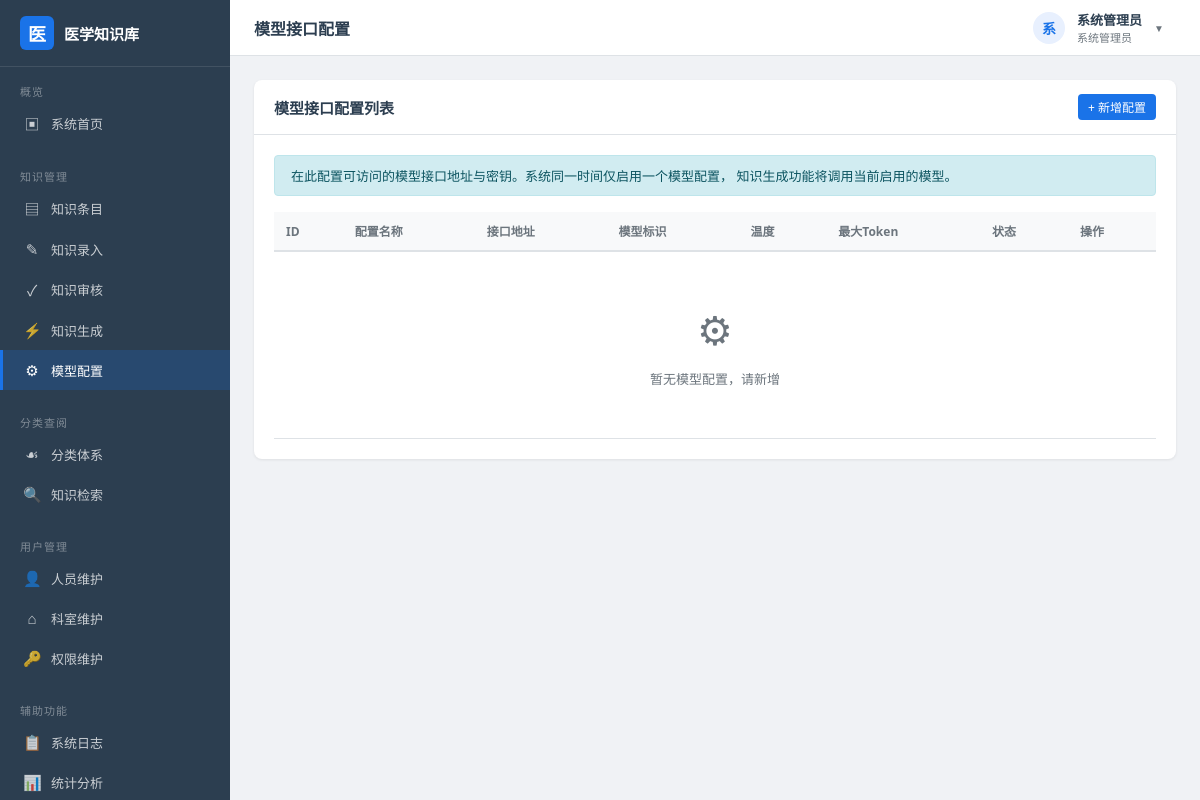
/model/config (signed in), run on an earlier commit of the app's database.
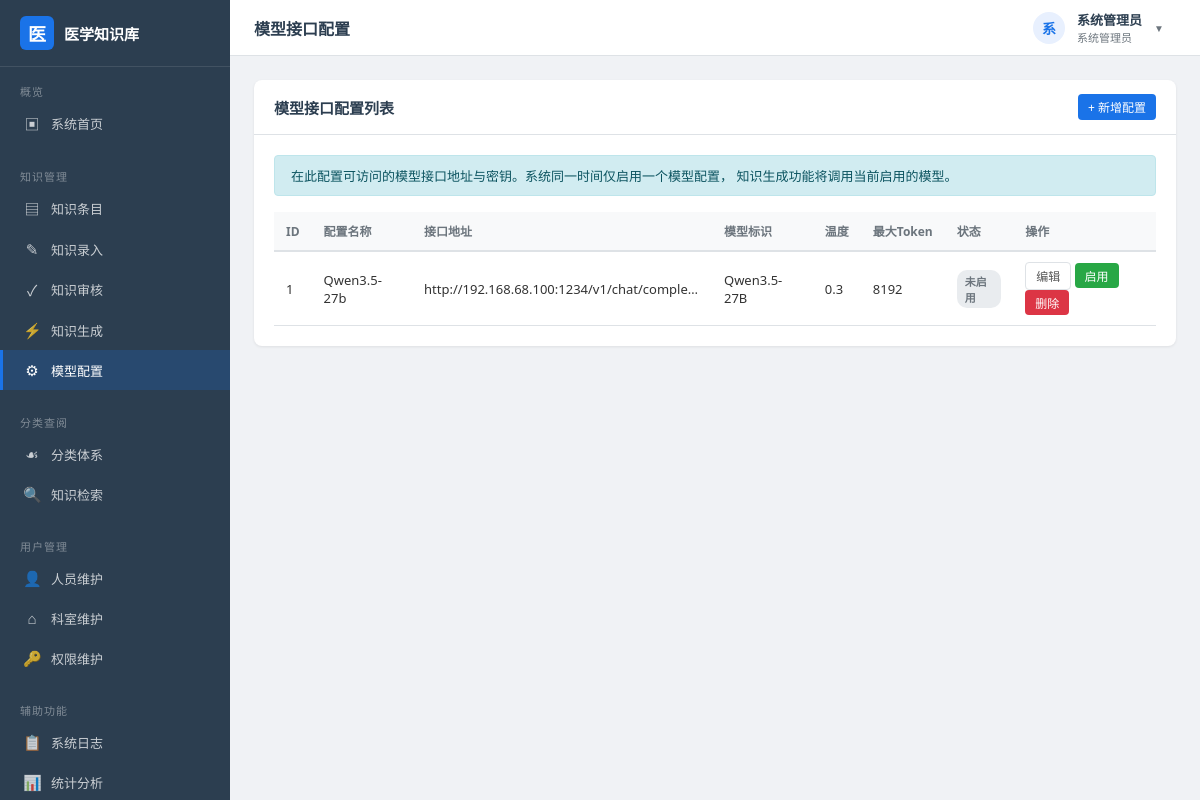
And on a later commit of the database.
### models.py (models this page shows, shortened)
class User(db.Model):
    __tablename__ = "user"
    id = db.Column(db.Integer, primary_key=True, autoincrement=True)
    username = db.Column(db.String(50), unique=True, nullable=False, comment="登录账号")
    real_name = db.Column(db.String(50), nullable=False, comment="真实姓名")
    password_hash = db.Column(db.String(128), nullable=False, comment="口令哈希")
    email = db.Column(db.String(120), default="", comment="电子邮箱")
    phone = db.Column(db.String(20), default="", comment="联系电话")
    department_id = db.Column(db.Integer, db.ForeignKey("department.id"), nullable=True)
    role_id = db.Column(db.Integer, db.ForeignKey("role.id"), nullable=True)
    status = db.Column(db.String(10), default="active", comment="active/disabled")
    failed_attempts = db.Column(db.Integer, default=0, comment="密码错误次数")
    lock_time = db.Column(db.DateTime, nullable=True, comment="账号锁定时间")
    last_login = db.Column(db.DateTime, nullable=True)
    created_at = db.Column(db.DateTime, default=datetime.now)

class Role(db.Model):
    __tablename__ = "role"
    id = db.Column(db.Integer, primary_key=True, autoincrement=True)
    name = db.Column(db.String(50), unique=True, nullable=False, comment="角色名称")
    code = db.Column(db.String(30), unique=True, nullable=False, comment="角色编码")
    permissions = db.Column(db.Text, default="", comment="权限列表，逗号分隔")
    remark = db.Column(db.String(200), default="")
    created_at = db.Column(db.DateTime, default=datetime.now)
    users = db.relationship("User", backref="role", lazy="dynamic")
    def has_permission(self, perm_code: str) -> bool:
        if not self.permissions:
            return False
        return perm_code in self.permissions.split(",")

class ModelConfig(db.Model):
    __tablename__ = "model_config"
    id = db.Column(db.Integer, primary_key=True, autoincrement=True)
    name = db.Column(db.String(80), nullable=False, comment="配置名称")
    api_url = db.Column(db.String(500), nullable=False, comment="接口地址")
    api_key = db.Column(db.String(300), default="", comment="密钥")
    model_name = db.Column(db.String(100), nullable=False, comment="模型标识")
    temperature = db.Column(db.Float, default=0.3, comment="生成温度")
    max_tokens = db.Column(db.Integer, default=2048, comment="最大返回token")
    is_active = db.Column(db.Boolean, default=False, comment="当前是否启用")
    created_at = db.Column(db.DateTime, default=datetime.now)

### app.py (the view)
    @app.route("/model/config")
    @login_required
    @permission_required("model_config")
    def model_config_list():
        configs = ModelConfig.query.order_by(ModelConfig.id).all()
        return render_template("knowledge/model_config.html", configs=configs)

### app.py (called while the page is built)
def register_before_handlers(app: Flask):
    @app.before_request
    def _load_current_user():
        uid = session.get("uid")
        g.current_user = None
        if uid:
            g.current_user = User.query.get(uid)
    @app.context_processor
    def _inject_globals():
        return {
            "current_user": g.current_user,
            "current_year": datetime.now().year,
        }

def login_required(func):
    @wraps(func)
    def wrapper(*args, **kwargs):
        if not g.current_user:
            flash("请先登录系统", "warning")
            return redirect(url_for("login", next=request.full_path))
        return func(*args, **kwargs)
    return wrapper

def permission_required(perm_code: str):
    def decorator(func):
        @wraps(func)
        def wrapper(*args, **kwargs):
            user = g.current_user
            if not user or not user.role:
                abort(403)
            if not user.role.has_permission(perm_code) and user.role.code != "admin":
                flash("您没有该功能的操作权限", "danger")
                return redirect(url_for("dashboard"))
            return func(*args, **kwargs)
        return wrapper
    return decorator

### templates/knowledge/model_config.html (shortened to what this page needs)
{% extends "layout.html" %}
{% block page_title %}模型接口配置{% endblock %}
{% block content %}
<div class="card">
    <div class="card-header">
        <h3>模型接口配置列表</h3>
        <a href="{{ url_for('model_config_create') }}" class="btn btn-primary btn-sm">+ 新增配置</a>
    </div>
    <div class="card-body">
        <div class="flash flash-info" style="margin-bottom:16px;">
            在此配置可访问的模型接口地址与密钥。系统同一时间仅启用一个模型配置，
            知识生成功能将调用当前启用的模型。
        </div>
        <table class="data-table">
            <thead>
                <tr>
                    <th>ID</th>
                    <th>配置名称</th>
                    <th>接口地址</th>
                    <th>模型标识</th>
                    <th>温度</th>
                    <th>最大Token</th>
                    <th>状态</th>
                    <th>操作</th>
                </tr>
            </thead>
            <tbody>
                {% for c in configs %}
                <tr>
                    <td>{{ c.id }}</td>
                    <td>{{ c.name }}</td>
                    <td style="max-width:300px; overflow:hidden; text-overflow:ellipsis;">{{ c.api_url }}</td>
                    <td>{{ c.model_name }}</td>
                    <td>{{ c.temperature }}</td>
                    <td>{{ c.max_tokens }}</td>
                    <td>
                        {% if c.is_active %}
                            <span class="badge badge-published">已启用</span>
                        {% else %}
                            <span class="badge badge-draft">未启用</span>
                        {% endif %}
                    </td>
                    <td>
                        <a href="{{ url_for('model_config_edit', cid=c.id) }}" class="btn btn-default btn-sm">编辑</a>
                        {% if not c.is_active %}
                        <form method="POST" action="{{ url_for('model_config_activate', cid=c.id) }}" style="display:inline;">
                            <button type="submit" class="btn btn-success btn-sm">启用</button>
                        </form>
                        {% endif %}
                        <form method="POST" action="{{ url_for('model_config_delete', cid=c.id) }}" style="display:inline;">
                            <button type="submit" class="btn btn-danger btn-sm btn-delete">删除</button>
                        </form>
                    </td>
                </tr>
                {% endfor %}
                {% if not configs %}
                <tr><td colspan="8"><div class="empty-state"><div class="icon">⚙</div>暂无模型配置，请新增</div></td></tr>
                {% endif %}
            </tbody>
        </table>
    </div>
</div>
{% endblock %}

### templates/layout.html (shortened to what this page needs)
<!DOCTYPE html>
<html lang="zh-CN">
<head>
    <link rel="stylesheet" href="{{ url_for('static', filename='css/style.css') }}">
</head>
<body>
<div class="app-layout">
    <aside class="sidebar">
        <div class="sidebar-header">
            <div class="icon">医</div>
            <span>医学知识库</span>
        </div>
        <nav class="nav-section">
            <div class="nav-section-title">概览</div>
            <a href="{{ url_for('dashboard') }}" class="nav-item" onclick="navigate(event, this)">
                <span class="nav-icon">▣</span> 系统首页
            </a>
        </nav>
        <nav class="nav-section">
            <div class="nav-section-title">知识管理</div>
            <a href="{{ url_for('knowledge_list') }}" class="nav-item" onclick="navigate(event, this)">
                <span class="nav-icon">▤</span> 知识条目
            </a>
            <a href="{{ url_for('knowledge_create') }}" class="nav-item" onclick="navigate(event, this)">
                <span class="nav-icon">✎</span> 知识录入
            </a>
            <a href="{{ url_for('knowledge_review_list') }}" class="nav-item" onclick="navigate(event, this)">
                <span class="nav-icon">✓</span> 知识审核
            </a>
            <a href="{{ url_for('knowledge_generate') }}" class="nav-item" onclick="navigate(event, this)">
                <span class="nav-icon">⚡</span> 知识生成
            </a>
            <a href="{{ url_for('model_config_list') }}" class="nav-item" onclick="navigate(event, this)">
                <span class="nav-icon">⚙</span> 模型配置
            </a>
        </nav>
        <nav class="nav-section">
            <div class="nav-section-title">分类查阅</div>
            <a href="{{ url_for('category_tree') }}" class="nav-item" onclick="navigate(event, this)">
                <span class="nav-icon">☙</span> 分类体系
            </a>
            <a href="{{ url_for('search') }}" class="nav-item" onclick="navigate(event, this)">
                <span class="nav-icon">🔍</span> 知识检索
            </a>
        </nav>
        <nav class="nav-section">
            <div class="nav-section-title">用户管理</div>
            <a href="{{ url_for('user_list') }}" class="nav-item" onclick="navigate(event, this)">
                <span class="nav-icon">👤</span> 人员维护
            </a>
            <a href="{{ url_for('dept_list') }}" class="nav-item" onclick="navigate(event, this)">
                <span class="nav-icon">⌂</span> 科室维护
            </a>
            <a href="{{ url_for('role_list') }}" class="nav-item" onclick="navigate(event, this)">
                <span class="nav-icon">🔑</span> 权限维护
            </a>
        </nav>
        <nav class="nav-section">
            <div class="nav-section-title">辅助功能</div>
            <a href="{{ url_for('log_list') }}" class="nav-item" onclick="navigate(event, this)">
                <span class="nav-icon">📋</span> 系统日志
            </a>
            <a href="{{ url_for('statistics') }}" class="nav-item" onclick="navigate(event, this)">
                <span class="nav-icon">📊</span> 统计分析
            </a>
        </nav>
    </aside>
    <div class="main-area">
        <header class="topbar">
            <div class="topbar-title">{% block page_title %}系统首页{% endblock %}</div>
            <div class="topbar-user">
                <div class="user-dropdown" id="user-dropdown">
                    <div class="dropdown-trigger">
                        <div class="avatar">{{ current_user.real_name[0] if current_user else '?' }}</div>
                        <div class="info">
                            <div class="name">{{ current_user.real_name if current_user else '' }}</div>
                            <div class="role">{{ current_user.role.name if current_user and current_user.role else '' }}</div>
                        </div>
                        <span class="dropdown-arrow">▼</span>
                    </div>
                </div>
            </div>
        </header>
        <main class="content-area">
            {% block content %}{% endblock %}
        </main>
    </div>
</div>
</body>
</html>

### static/css/style.css (style rules this page uses)
:root { --primary: #1a73e8; --primary-dark: #1557b0; --primary-light: #e8f0fe; --success: #28a745; --warning: #ffc107; --danger: #dc3545; --info: #17a2b8; --dark: #2c3e50; --gray: #6c757d; --light: #f8f9fa; --border: #dee2e6; --sidebar-width: 230px; --header-height: 56px; }
* { margin: 0; padding: 0; box-sizing: border-box; }
body { font-family: "Microsoft YaHei", "PingFang SC", "Segoe UI", Arial, sans-serif; background: #f0f2f5; color: #333; font-size: 14px; }
a { color: var(--primary); text-decoration: none; }
.app-layout { display: flex; min-height: 100vh; }
.sidebar { width: var(--sidebar-width); background: var(--dark); color: #fff; position: fixed; top: 0; left: 0; bottom: 0; overflow-y: auto; z-index: 1000; }
.sidebar-header { padding: 16px 20px; border-bottom: 1px solid rgba(255,255,255,0.1); display: flex; align-items: center; gap: 10px; }
.sidebar-header .icon { width: 34px; height: 34px; background: var(--primary); border-radius: 6px; display: flex; align-items: center; justify-content: center; font-size: 18px; font-weight: bold; }
.sidebar-header span { font-size: 15px; font-weight: 600; }
.nav-section { padding: 8px 0; }
.nav-section-title { padding: 8px 20px 4px; font-size: 11px; color: rgba(255,255,255,0.4); text-transform: uppercase; letter-spacing: 1px; }
.nav-item { display: flex; align-items: center; gap: 10px; padding: 10px 20px; color: rgba(255,255,255,0.75); font-size: 13px; transition: all 0.2s; border-left: 3px solid transparent; }
.nav-item.active { background: rgba(26,115,232,0.2); border-left-color: var(--primary); color: #fff; }
.nav-icon { width: 18px; text-align: center; font-size: 15px; }
.main-area { margin-left: var(--sidebar-width); flex: 1; display: flex; flex-direction: column; }
.topbar { height: var(--header-height); background: #fff; border-bottom: 1px solid var(--border); display: flex; align-items: center; justify-content: space-between; padding: 0 24px; position: sticky; top: 0; z-index: 999; }
.topbar-title { font-size: 16px; font-weight: 600; color: var(--dark); }
.topbar-user { display: flex; align-items: center; gap: 12px; }
.topbar-user .avatar { width: 32px; height: 32px; background: var(--primary-light); color: var(--primary); border-radius: 50%; display: flex; align-items: center; justify-content: center; font-weight: 600; font-size: 14px; }
.topbar-user .info { font-size: 13px; }
.topbar-user .info .name { font-weight: 600; color: var(--dark); }
.topbar-user .info .role { font-size: 11px; color: var(--gray); }
.content-area { padding: 24px; flex: 1; }
.card { background: #fff; border-radius: 8px; box-shadow: 0 1px 3px rgba(0,0,0,0.08); margin-bottom: 20px; }
.card-header { padding: 14px 20px; border-bottom: 1px solid var(--border); display: flex; align-items: center; justify-content: space-between; }
.card-header h3 { font-size: 15px; font-weight: 600; color: var(--dark); }
.card-body { padding: 20px; }
.data-table { width: 100%; border-collapse: collapse; }
.data-table th { text-align: left; padding: 10px 12px; background: var(--light); font-size: 12px; font-weight: 600; color: var(--gray); border-bottom: 2px solid var(--border); white-space: nowrap; }
.data-table td { padding: 10px 12px; border-bottom: 1px solid var(--border); font-size: 13px; }
.btn { display: inline-flex; align-items: center; gap: 4px; padding: 7px 16px; border: none; border-radius: 4px; font-size: 13px; font-weight: 500; cursor: pointer; transition: all 0.2s; text-decoration: none; }
.btn-primary { background: var(--primary); color: #fff; }
.btn-success { background: var(--success); color: #fff; }
.btn-danger { background: var(--danger); color: #fff; }
.btn-default { background: #fff; color: #555; border: 1px solid var(--border); }
.btn-sm { padding: 4px 10px; font-size: 12px; }
.badge { display: inline-block; padding: 3px 8px; border-radius: 10px; font-size: 11px; font-weight: 600; }
.badge-draft { background: #e9ecef; color: #6c757d; }
.flash { padding: 10px 16px; border-radius: 4px; margin-bottom: 8px; font-size: 13px; }
.flash-info { background: #d1ecf1; color: #0c5460; border: 1px solid #bee5eb; }
.user-dropdown { position: relative; display: flex; align-items: center; cursor: pointer; }
.dropdown-trigger { display: flex; align-items: center; gap: 12px; padding: 8px 12px; border-radius: 6px; transition: background 0.2s; }
.dropdown-arrow { font-size: 10px; color: var(--gray); transition: transform 0.2s; }

What changed in the data, as far as the page shows it:
added ModelConfig: id "1", name "Qwen3.5-27b", api_url "http://192.168.68.100:1234/v1/chat/comple…", model_name "Qwen3.5-27B", temperature "0.3", max_tokens "8192", is_active "未启用"
Also different on the page:
text no longer shown: "⚙ 暂无模型配置，请新增"
